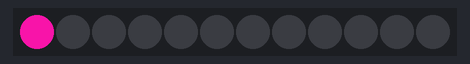
The sketch below on a simulated Arduino Uno, built with avr-gcc and run on an emulated ATmega328P. Shown: 12 RGB LEDs in strip order, left to right. Dim RGB values are drawn brighter than linear; random numbers use the default seed unless the sketch sets one.

Above: at 0.1 s.
At 4.91 s:
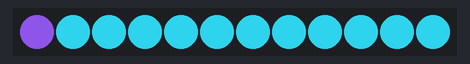
At 9.93 s:
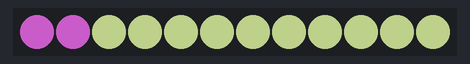
At 19.96 s:
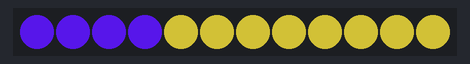
At 29.79 s:
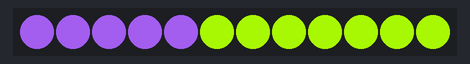
At 39.83 s:
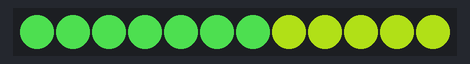

The sketch:

NEOPIXEL_TIRA_LED.ino
```cpp
#include <Adafruit_NeoPixel.h>
#define PIN 2   // PIN NEOPIXEL
#define NUMPIXELS 12 // NUMERO DE LA CADENA DE NEOPIXEL

Adafruit_NeoPixel pixels = Adafruit_NeoPixel(NUMPIXELS, PIN, NEO_GRB + NEO_KHZ800);

int delayval = 200; // TIEMPO EN MILISEGUNDOS
int redColor = 0;
int greenColor = 0;
int blueColor = 0;

void setup() {
  // INICIALIZAR LIBRERIA NEOPIXEL
  pixels.begin();
}

void loop() {
  AsignarColor();
  for (int i=0; i < NUMPIXELS; i++) {
    // Asignaremos el color RGB 0,0,0 - 255,255,255
    pixels.setPixelColor(i, pixels.Color(redColor, greenColor, blueColor));
    // mostraremos el color en la tira rgb
    pixels.show();
    // delay de recorrido
    delay(delayval);
  }
}

// ESTABLECEMOS VALORES ALEATORIOS
void AsignarColor(){
  redColor = random(0, 255);
  greenColor = random(0,255);
  blueColor = random(0, 255);
}
```
